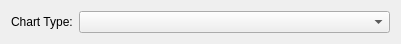
<?xml version="1.0" encoding="UTF-8"?>
<ui version="4.0">
 <class>Graph2dVerificationWindowTopWidget</class>
 <widget class="QWidget" name="Graph2dVerificationWindowTopWidget">
  <property name="geometry">
   <rect>
    <x>0</x>
    <y>0</y>
    <width>401</width>
    <height>40</height>
   </rect>
  </property>
  <property name="windowTitle">
   <string>Form</string>
  </property>
  <layout class="QVBoxLayout" name="verticalLayout">
   <item>
    <layout class="QHBoxLayout" name="horizontalLayout" stretch="0,1">
     <item>
      <widget class="QLabel" name="typeLabel">
       <property name="text">
        <string>Chart Type:</string>
       </property>
      </widget>
     </item>
     <item>
      <widget class="QComboBox" name="typeComboBox"/>
     </item>
    </layout>
   </item>
  </layout>
 </widget>
 <resources/>
 <connections/>
</ui>
